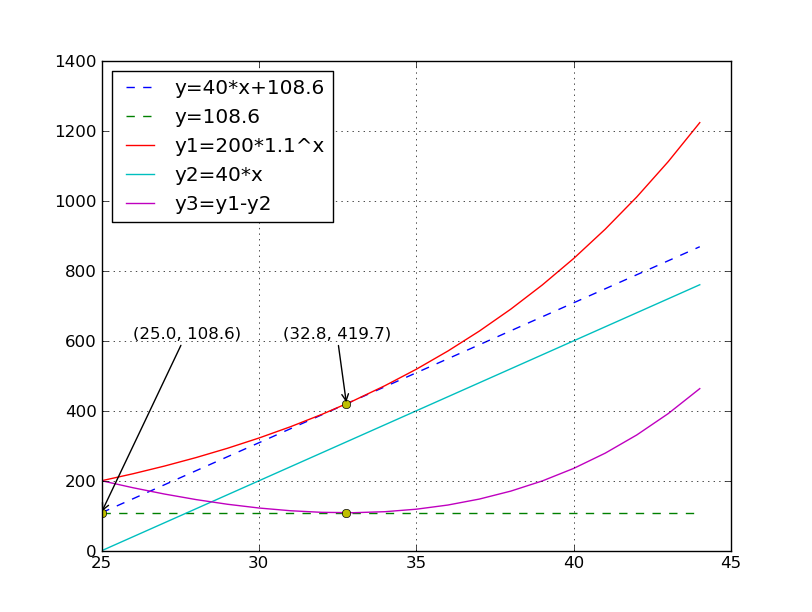

Write Python code to recreate this figure.
import matplotlib as mpl
from matplotlib import pyplot as plt
import numpy as np

x = np.arange(25, 45)
y1 = 200*1.1**(x-25)
y2 = 40*(x-25)
y3 = y1-y2


x0 = 7.7765118542516927
y0 = 200*1.1**x0
c = y0 - 40*x0

y4 = 40*(x-25) + c

p1 = (x0+25, y0)
p2 = (25, c)
p3 = (x0+25, c)

plt.plot(x, y4, '--', label='y=40*x+%.1f'%c)
plt.plot(x, [c]*len(x), '--', label='y=%.1f'%c)
plt.plot(x, y1, label='y1=200*1.1^x')
plt.plot(x, y2, label='y2=40*x')
plt.plot(x, y3, label='y3=y1-y2')
plt.plot([p1[0], p2[0], p3[0]], [p1[1], p2[1], p2[1]], 'o')
plt.grid(True)
plt.legend(loc=0)

def s(p):
    return '(%.1f, %.1f)' % p
plt.annotate(s(p1), xy=p1, xytext=(p1[0]-2,600), arrowprops=dict(arrowstyle='->'))
plt.annotate(s(p2), xy=p2, xytext=(p2[0]+1,600), arrowprops=dict(arrowstyle='->'))
plt.show()
